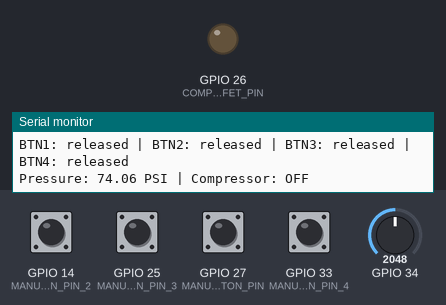
Simulated run of this program. Board: ESP32. Parts: output pins drawn as LEDs (lit = HIGH), the last lines printed to the serial monitor. The test bench sets the inputs (shaded band); at power-on: GPIO 14 (MANUAL_BUTTON_PIN_2), GPIO 25 (MANUAL_BUTTON_PIN_3), GPIO 27 (MANUAL_BUTTON_PIN), GPIO 33 (MANUAL_BUTTON_PIN_4) HIGH, GPIO 34 = 2048.

Above: at 1.7 s.
1.8 s: GPIO 34 set to 638
3.3 s: GPIO 34 set to 531
At 3.8 s:
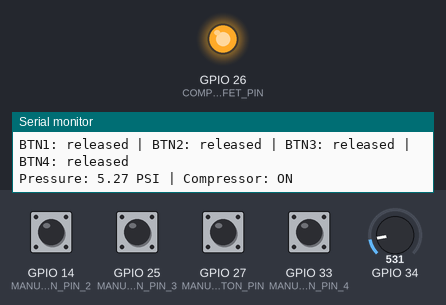
Timing chart, 0 to 6.3 s (numbered marks = the images above; inputs shaded):
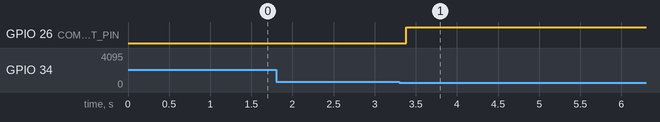

The program:

main.cpp
```cpp
// Four Actuators (button controlled)

#include <Arduino.h>
#include <Wire.h>
#include <Adafruit_PWMServoDriver.h>
#include "driver/adc.h"
#include "esp_adc_cal.h"

// ---------- Pin assignments ----------
#define I2C_SDA_PIN            21
#define I2C_SCL_PIN            22
#define COMPRESSOR_MOSFET_PIN  26   // drives relay coil via IRLZ44N
#define PRESSURE_ADC_CHANNEL   ADC1_CHANNEL_6  // GPIO34

//button assignments
#define MANUAL_BUTTON_PIN 27
#define MANUAL_SOLENOID_CHANNEL 0

#define MANUAL_BUTTON_PIN_2 14
#define MANUAL_SOLENOID_CHANNEL_2 1

#define MANUAL_BUTTON_PIN_3 25
#define MANUAL_SOLENOID_CHANNEL_3 2

#define MANUAL_BUTTON_PIN_4 33
#define MANUAL_SOLENOID_CHANNEL_4 3

// ADC configuration
#define ADC_ATTEN  ADC_ATTEN_DB_11   // full ~0-3.3V range
#define ADC_WIDTH  ADC_WIDTH_BIT_12  // 0-4095
esp_adc_cal_characteristics_t adcChars;

// Voltage divider 10k->signal, 20k->GND)
const float DIVIDER_RATIO = 20000.0 / (10000.0 + 20000.0);  // 0.667

// Transducer config: 5-16VDC supply, 0.5-4.5V output, 0-150 PSI
const float TRANSDUCER_MIN_V = 0.5;
const float TRANSDUCER_MAX_V = 4.5;
const float MAX_PSI = 150.0;

// Transducer offset (check at 0 psi)
float PSI_OFFSET = 0.0;

// Compressor activation threshold (EDIT AS NEEDED, for specific McKibben start-up strength)
const float PRESSURE_LOW_PSI  = 8.0;
const float PRESSURE_HIGH_PSI = 10.0;

// PCA9685 / ULN2803 solenoid channels
const uint8_t SOLENOID_CHANNELS[] = {0, 1, 2, 3};
const uint8_t NUM_SOLENOIDS = sizeof(SOLENOID_CHANNELS) / sizeof(SOLENOID_CHANNELS[0]);

Adafruit_PWMServoDriver pwm = Adafruit_PWMServoDriver(0x40);

bool compressorRunning = false;
bool manualSolenoidState = false;
bool manualSolenoidState2 = false;
bool manualSolenoidState3 = false;
bool manualSolenoidState4 = false;

int highReadingCount = 0;
const int REQUIRED_CONSECUTIVE = 5;


float readPressurePSI() {
  uint32_t rawSum = 0;
  const int numSamples = 16;
  for (int i = 0; i < numSamples; i++) {
    rawSum += adc1_get_raw(PRESSURE_ADC_CHANNEL);
    delayMicroseconds(200);
  }
  int rawAvg = rawSum / numSamples;
  uint32_t gpioMilliVolts = esp_adc_cal_raw_to_voltage(rawAvg, &adcChars);
  float gpioVoltage = gpioMilliVolts / 1000.0;
  float actualVoltage = gpioVoltage / DIVIDER_RATIO;
  float psi = (actualVoltage - TRANSDUCER_MIN_V) * (MAX_PSI / (TRANSDUCER_MAX_V - TRANSDUCER_MIN_V));
  psi -= PSI_OFFSET;
  if (psi < 0) psi = 0;
  return psi;
}

void setSolenoid(uint8_t channel, bool on) {
  pwm.setPin(channel, on ? 4095 : 0, false);
}

void pulseSolenoid(uint8_t channel, uint8_t dutyPercent) {
  uint16_t pwmValue = map(dutyPercent, 0, 100, 0, 4095);
  pwm.setPWM(channel, 0, pwmValue);
}

void setCompressor(bool on) {
  digitalWrite(COMPRESSOR_MOSFET_PIN, on ? HIGH : LOW);
  compressorRunning = on;
}

void setup() {
  Serial.begin(115200);
  delay(500);
  Serial.println("compressor control starting...");

  pinMode(COMPRESSOR_MOSFET_PIN, OUTPUT);
  digitalWrite(COMPRESSOR_MOSFET_PIN, LOW);
  //buttons
  pinMode(MANUAL_BUTTON_PIN, INPUT_PULLUP);
  pinMode(MANUAL_BUTTON_PIN_2, INPUT_PULLUP);
  pinMode(MANUAL_BUTTON_PIN_3, INPUT_PULLUP);
  pinMode(MANUAL_BUTTON_PIN_4, INPUT_PULLUP);

  adc1_config_width(ADC_WIDTH);
  adc1_config_channel_atten(PRESSURE_ADC_CHANNEL, ADC_ATTEN);

  esp_adc_cal_value_t calType = esp_adc_cal_characterize(ADC_UNIT_1, ADC_ATTEN, ADC_WIDTH, 1100, &adcChars);
  switch (calType) {
    case ESP_ADC_CAL_VAL_EFUSE_TP:
      Serial.println("ADC calibration: Two Point");
      break;
    case ESP_ADC_CAL_VAL_EFUSE_VREF:
      Serial.println("ADC calibration: eFuse Vref");
      break;
    default:
      Serial.println("ADC calibration: Default Vref");
      break;
  }

  Wire.begin(I2C_SDA_PIN, I2C_SCL_PIN);
  if (!pwm.begin()) {
    Serial.println("PCA9685 not detected");
    while (1) delay(1000);
  }
  pwm.setPWMFreq(1000);

  for (uint8_t i = 0; i < NUM_SOLENOIDS; i++) {
    setSolenoid(SOLENOID_CHANNELS[i], false);
  }

  Serial.println("Init success");
}

void loop() {
  float pressure = readPressurePSI();
  if (pressure >= PRESSURE_HIGH_PSI) {
    highReadingCount++;
} else {
    highReadingCount = 0;
}

//Turn on compressor if within activation threshold
if (!compressorRunning && pressure < PRESSURE_LOW_PSI) {
    setCompressor(true);
    Serial.println(">> Compressor ON");
} else if (compressorRunning && highReadingCount >= REQUIRED_CONSECUTIVE) {
    setCompressor(false);
    Serial.println(">> Compressor OFF");
    highReadingCount = 0;
}

  Serial.printf("Pressure: %.2f PSI | Compressor: %s\n",
                pressure, compressorRunning ? "ON" : "OFF");

  delay(200);
  bool reading  = digitalRead(MANUAL_BUTTON_PIN);
  bool reading2 = digitalRead(MANUAL_BUTTON_PIN_2);
  bool reading3 = digitalRead(MANUAL_BUTTON_PIN_3);
  bool reading4 = digitalRead(MANUAL_BUTTON_PIN_4);

  //debug button
  Serial.printf("BTN1: %s | BTN2: %s | BTN3: %s | BTN4: %s\n",
                reading  == LOW ? "PRESSED" : "released",
                reading2 == LOW ? "PRESSED" : "released",
                reading3 == LOW ? "PRESSED" : "released",
                reading4 == LOW ? "PRESSED" : "released");

bool buttonPressed = (reading == LOW);
if (buttonPressed != manualSolenoidState) {
  manualSolenoidState = buttonPressed;
  setSolenoid(MANUAL_SOLENOID_CHANNEL, manualSolenoidState);
  Serial.printf("Solenoid %d: %s\n", MANUAL_SOLENOID_CHANNEL,
                manualSolenoidState ? "OPEN" : "CLOSED");
}

bool buttonPressed2 = (reading2 == LOW);
if (buttonPressed2 != manualSolenoidState2) {
  manualSolenoidState2 = buttonPressed2;
  setSolenoid(MANUAL_SOLENOID_CHANNEL_2, manualSolenoidState2);
  Serial.printf("Solenoid %d: %s\n", MANUAL_SOLENOID_CHANNEL_2,
                manualSolenoidState2 ? "OPEN" : "CLOSED");
}

bool buttonPressed3 = (reading3 == LOW);
if (buttonPressed3 != manualSolenoidState3) {
  manualSolenoidState3 = buttonPressed3;
  setSolenoid(MANUAL_SOLENOID_CHANNEL_3, manualSolenoidState3);
  Serial.printf("Solenoid %d: %s\n", MANUAL_SOLENOID_CHANNEL_3,
                manualSolenoidState3 ? "OPEN" : "CLOSED");
}

bool buttonPressed4 = (reading4 == LOW);
if (buttonPressed4 != manualSolenoidState4) {
  manualSolenoidState4 = buttonPressed4;
  setSolenoid(MANUAL_SOLENOID_CHANNEL_4, manualSolenoidState4);
  Serial.printf("Solenoid %d: %s\n", MANUAL_SOLENOID_CHANNEL_4,
                manualSolenoidState4 ? "OPEN" : "CLOSED");
}
}
```

Measured:
- the behaviour switches between 591 and 590 on GPIO 34 (found by bisection; images 0 and 1)
- after the input at 3.3 s, GPIO 26 (COMPRESSOR_MOSFET_PIN): LOW → HIGH after 0.09 s
